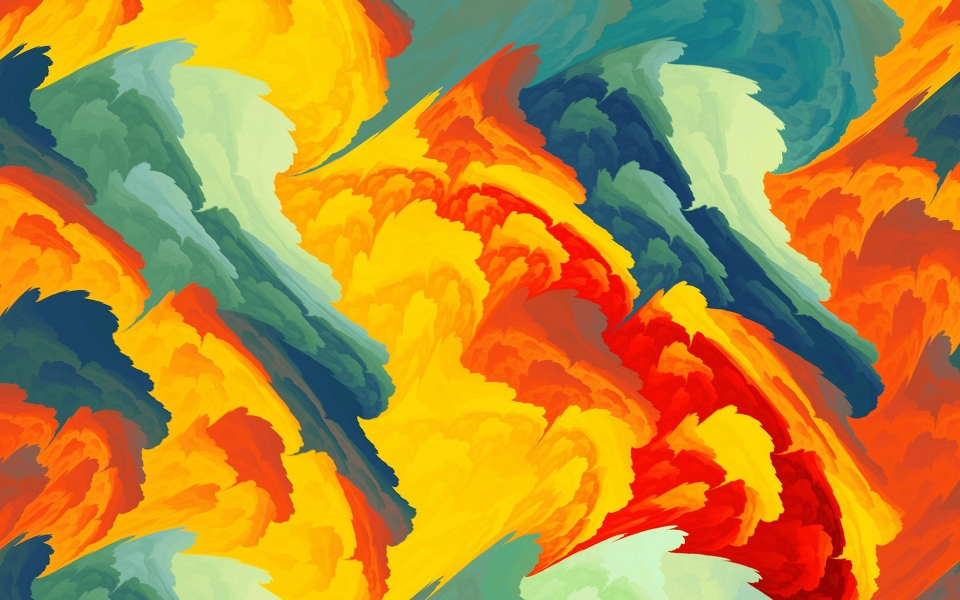
#> input picture Image Formation/costOfCompression/photo.jpg, 1920 x 1200 px (shown at 1/2 size)
$ python costOfCompression.py
#> lines starting #> are read from the running program, lines starting #| are printed output that depends on the picture
# part 1 - quality sweep

import cv2, numpy as np
img = cv2.imread("photo.jpg")
#> img is the input picture: shape (1200, 1920, 3); mean B, G, R 55.3, 137, 183.5
for q in (95, 50, 10, 2):
    ok, buf = cv2.imencode(".jpg", img, [cv2.IMWRITE_JPEG_QUALITY, q])   # compress in memory
    dec = cv2.imdecode(buf, cv2.IMREAD_COLOR)                             # decompress
    mse = np.mean((img.astype(np.float32) - dec) ** 2)
#> mse = 1.11
    print(f"q={q:3d}  size={buf.size/1024:7.1f} KB  PSNR={10*np.log10(255**2/mse):5.1f} dB")
#| q= 95  size=  481.9 KB  PSNR= 47.7 dB
    cv2.imwrite(f"q{q}.png", dec)                                         # lossless copy to inspect

# part 2 - inside a block

gray = cv2.cvtColor(img, cv2.COLOR_BGR2GRAY).astype(np.float32)
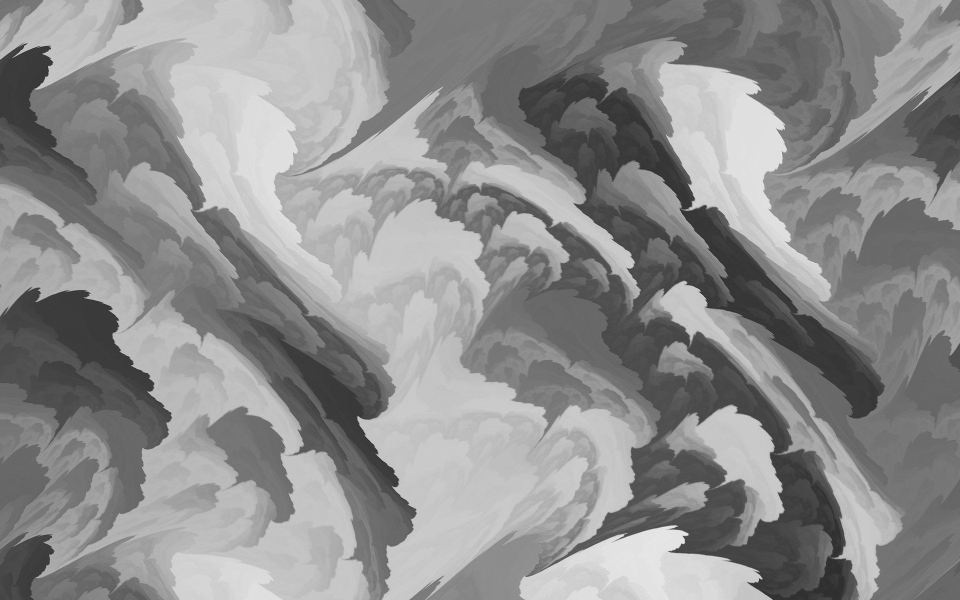
#> gray: shape (1200, 1920) float32 (shown at 1/2 size); min 21, max 244, mean 141.6
block = gray[100:108, 100:108] - 128          # one 8×8 block, centred around 0
np.set_printoptions(precision=0, suppress=True)
print(cv2.dct(block))                          # 64 pattern weights
#| [[532.  -3.  -5.  -0.  -3.  -3.  -4.  -2.]
#|  [ -4.   2.   1.  -1.   2.  -1.  -6.  -6.]
#|  [  5.   3.   3.   6.   6.   2.  -4.  -5.]
#|  [  6.  -1.  -1.   6.   9.   7.  -0.  -3.]
#|  [ -3.   1.   1.   2.   6.   7.   3.  -0.]
#|  [  2.   1.  -0.   0.   0.   2.   3.   2.]
#|  [  3.   4.   3.   1.  -2.  -2.   1.   2.]
#|  [  4.   5.   3.   2.  -2.  -2.  -1.   0.]]
